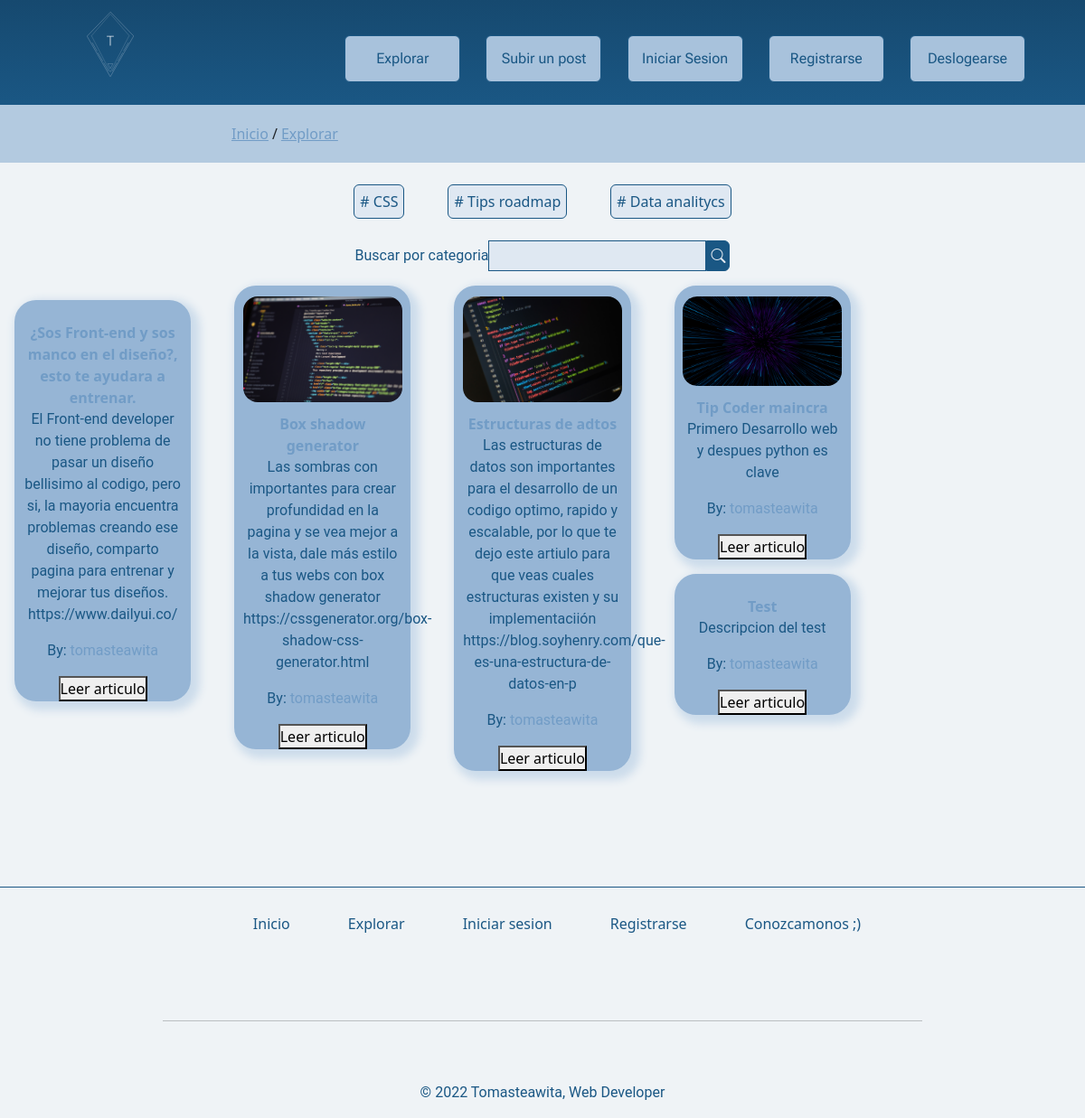
The page /search/ (signed in) on the database as committed earlier.
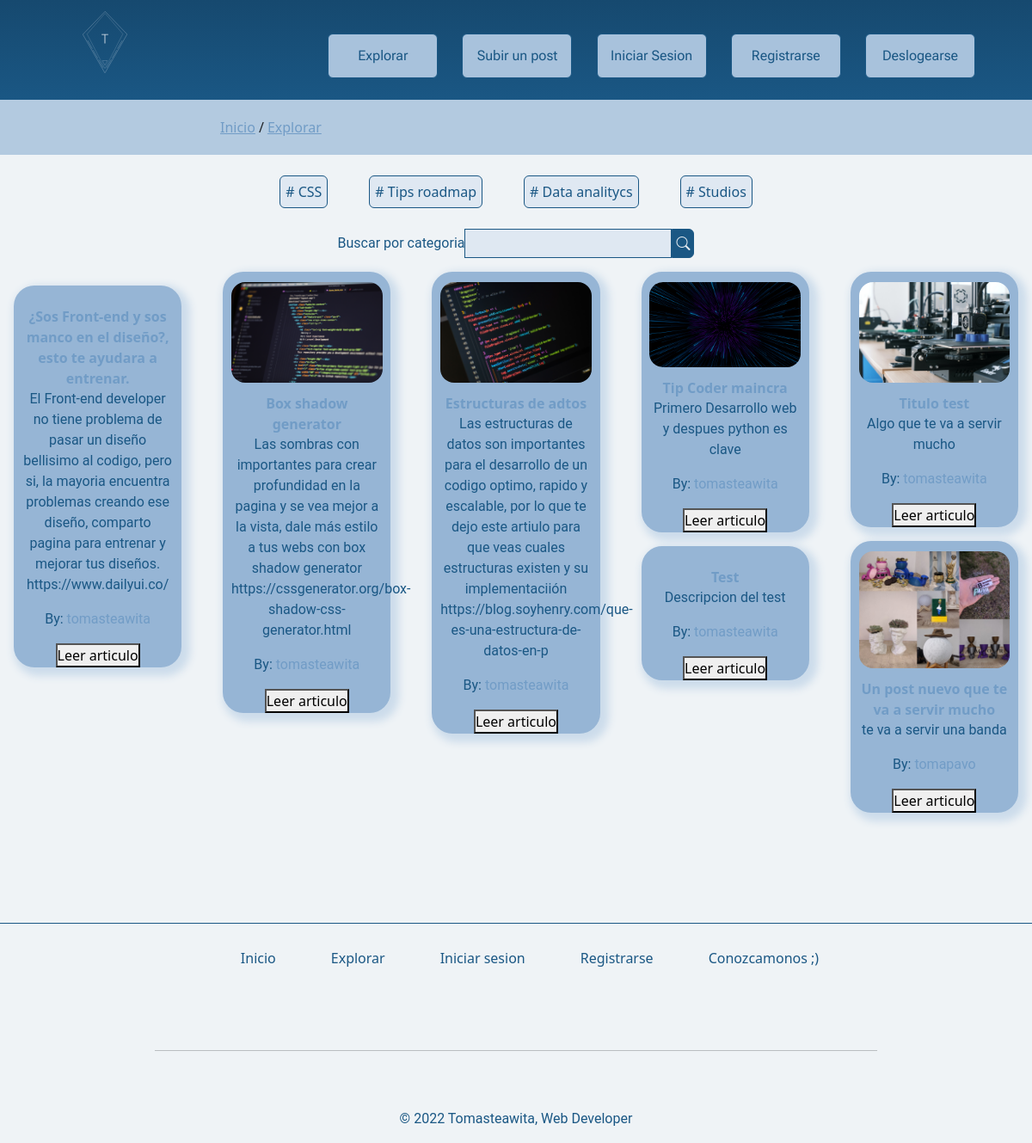
The same page on the database as committed later.
### app/models.py (models this page shows, shortened)
class Post(models.Model):
    title = models.CharField(max_length=75)
    description = models.CharField(max_length=1024)
    image = models.ImageField(upload_to='image')
    user = models.CharField(max_length=100)
    category = models.CharField(max_length=100)

### app/views.py (the view)
# urls.py: path('search/', search, name="search"),
@login_required
def search(request):
    show_category = Post.objects.all()
    show_category_buttons = []
    for cat in show_category:
        if  cat.category in show_category_buttons:
            pass
        else:
            show_category_buttons.append(cat.category)
    if request.GET.get('category', False):
        category = request.GET['category']
        posts = Post.objects.filter(category__icontains=category)
        return render(request, 'search.html', {'posts': posts,'show_category_buttons':show_category_buttons})
    return render(request, 'search.html', {'show_category': show_category ,'show_category_buttons':show_category_buttons})

### app/templates/search.html (shortened to what this page needs)
{% extends 'main.html' %}
{% load static %}
{% block main %}
    <main class="search">
        <nav class="navigation">
            <div>
                <a href="{% url 'index' %}">Inicio</a><span>/</span><a href="{% url 'search' %}">Explorar</a>
            </div>
        </nav>
        <section class="research">
            <form method="get">
                <div>
                {% for cat in show_category_buttons %}
                    <button type="submit" name="category" value="{{cat}}" id="category" >
                        # {{cat}}
                    </button>
                {% endfor %}
                </div>
            </form>
            <form method="get">
                <label for="category">Buscar por categoria</label>
                <input type="text" name="category" id="category">
                <button type="submit">
                    <i class="bi bi-search"></i>
                </button>
            </form>
        </section>
        <section class="view-post">
            {% if posts %}
                {% for post in posts %}
                    <article class="Tcard">
                        <img src="{{post.image.url}}" alt="">
                        <div>
                            <strong>{{post.title}}</strong>
                            <p>
                                {{post.description}}
                            </p>
                            <p>
                                <span>By: </span><a href="">{{post.user}}</a>
                            </p>
                        </div>
                        <button>
                            Leer articulo
                        </button>
                    </article>
                {% endfor %}
            {% else%}
                {% for post in show_category %}
                    <article class="Tcard">
                        <img src="{{post.image.url}}" alt="">
                        <div>
                            <strong>{{post.title}}</strong>
                            <p>
                                {{post.description}}
                            </p>
                            <p>
                                <span>By: </span><a href="">{{post.user}}</a>
                            </p>
                        </div>
                        <button>
                            Leer articulo
                        </button>
                    </article>
                {% endfor %}
            {% endif %}
        </section>
    </main>
{% endblock %}

### app/templates/main.html
{% extends 'tomasteawita/templates/base.html' %}
{% load static %}
{% block header %}
    <a href="{% url 'search' %}">
        <button>Explorar</button>
    </a>
    <a href="{% url 'upload post' %}">
        <button>Subir un post</button>
    </a>
    <a href="{% url 'log_in' %}">
        <button>Iniciar Sesion</button>
    </a>
    <a href="{% url 'sing in' %}">
        <button>Registrarse</button>
    </a>
    <a href="{% url 'Logout' %}">
        <button>Deslogearse</button>
    </a>
{% endblock  %}

### tomasteawita/templates/base.html (shortened to what this page needs)
<!doctype html>
{% load static%}
<html lang="en">
  <head>
    <link href="https://cdn.jsdelivr.net/npm/bootstrap@5.2.2/dist/css/bootstrap.min.css" rel="stylesheet">
    <link rel="stylesheet" href="{% static 'css/style.css' %}">
    <link rel="stylesheet" href="https://cdn.jsdelivr.net/npm/bootstrap-icons@1.9.1/font/bootstrap-icons.css">
</head>
  <body>
    <header>
        <nav>
            <a href=" {% url 'index' %}">
                <img src="{% static 'sources/logos/logoMainWhite.svg' %}" alt="">
            </a>
            <ul>
                <li>
                    <div>
                        {% block header %}{% endblock  %}
                    </div>
                </li>
            </ul>
        </nav>
    </header>
    {% block  main %}{% endblock  %}
    <footer>
        <nav>
            <ul>
                <li>
                    <a href="{% url 'index' %}">Inicio</a>
                </li>
                <li>
                    <a href="{% url 'search' %}">Explorar</a>
                </li>
                <li>
                    <a href="{% url 'log_in' %}">Iniciar sesion</a>
                </li>
                <li>
                    <a href="{% url 'sing in' %}">Registrarse</a>
                </li>
                <li>
                    <a href="https://CuevaTomasArg.github.io.">Conozcamonos ;)</a>
                </li>
            </ul>
        </nav>
        <hr>
        <div>
            <p>
                © 2022 Tomasteawita, Web Developer
            </p>
        </div>
    </footer>
  </body>
</html>

### tomasteawita/static/css/style.css (style rules this page uses)
*, *:before, *:after { box-sizing: border-box; margin: 0; padding: 0; }
body { background-color: #eff3f6; }
a, strong { text-decoration: none; color: #719cc6; }
main { z-index: 10; }
p, label { color: #1A5784; font-family: "Roboto", "Quicksand", sans-serif; }
ul { list-style-type: none; }
hr { background-color: #1A5784; }
.navigation { background-color: #b3cae0; height: 64px; }
.navigation > div { height: 100%; width: 60%; display: flex; flex-direction: row; align-items: center; margin-left: 256px; justify-content: flex-start; }
.navigation > div span { margin: 4px; }
.navigation > div a { text-decoration: underline; }
.search .research { display: flex; flex-direction: column; align-items: center; justify-content: space-evenly; }
.search .research form { display: flex; flex-direction: row; align-items: center; justify-content: space-evenly; }
.search .research form > div { display: flex; flex-direction: row; justify-content: space-evenly; align-items: center; }
.search .research form > div > button { background: #dfe8f2; border-radius: 6px; padding: 6px; margin: 24px; border: 1px solid #1A5784; color: #1A5784; }
.search .research form:last-child { justify-content: center; }
.search .research form:last-child input { background-color: #dfe8f2; border: 1px solid #1A5784; }
.search .research form:last-child > button { border-top-right-radius: 6px; border-bottom-right-radius: 6px; border: 1px solid #1A5784; background-color: #1A5784; color: #E5EBF1; }
.search .research form:last-child > button, .search .research form:last-child input { padding: 4px; }
header { height: 116px; background: linear-gradient(#16496f, #1A5784); }
header nav { height: 98px; display: flex; flex-direction: row; justify-content: space-between; align-items: center; padding: 24px; }
header nav > a img { height: 72px; margin: auto 72px; }
header nav > ul { display: flex; flex-direction: row; align-items: center; justify-content: space-between; margin: 32px 12px 0px auto; }
header nav > ul li { display: flex; flex-direction: row; align-items: center; justify-content: center; }
header nav > ul li > form, header nav > ul li > div { margin: auto 18px; }
header nav > ul li a { display: inline-block; font-family: "Roboto", "Quicksand", sans-serif; color: #1A5784; text-decoration: underline; transition: 0.5s; margin: auto 12px; }
header nav > ul li a button { font-size: 1rem; background-color: #A8C2DC; border: 1px solid #1A5784; border-radius: 6px; width: 128px; height: 52px; font-family: "Roboto Flex", sans-serif; font-weight: 400; color: #1A5784; transition: all 0.3s; }
.view-post { margin: 1rem auto; width: 100%; max-width: 1775px; column-count: 5; }
.view-post .Tcard { break-inside: avoid; page-break-inside: avoid; margin: 16px; }
.view-post .Tcard img { width: 90%; }
footer { display: flex; flex-direction: column; align-items: center; justify-content: center; border-top: 1px solid #1A5784; margin-top: 128px; padding-top: 16px; height: 256px; background-color: #eff3f6; }
footer nav ul { display: flex; flex-direction: row; align-items: center; justify-content: center; }
footer nav ul li { margin: 12px 32px; }
footer nav ul li a { color: #1A5784; }
footer hr { width: 70%; margin: auto 4px; }
footer div { display: flex; flex-direction: row; align-items: center; justify-content: center; }
footer div p { color: #1A5784; }
.Tcard { text-align: center; border-radius: 24px; background: #96b5d5; display: flex; flex-direction: column; align-items: center; box-shadow: 5px 5px 10px 5px #ccdceb; -webkit-box-shadow: 5px 5px 10px 5px #ccdceb; -moz-box-shadow: 5px 5px 10px 5px #ccdceb; }
.Tcard img { border-radius: 16px; margin: 12px auto; }
.Tcard div { width: 90%; }

Rows that differ between the two databases and show on the page:
added Post: show_category_buttons "Studios", image (picture), title "Titulo test", description "Algo que te va a servir mucho", user "tomasteawita"
added Post: image (picture), title "Un post nuevo que te va a servir mucho", description "te va a servir una banda", user "tomapavo"
